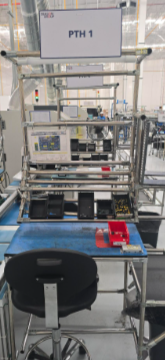
#> input picture docs/station/pth_station_original.png, 165 x 360 px
$ python render_station_sketch.py
#> lines starting #> are read from the running program, lines starting #| are printed output that depends on the picture
"""Render the PTH station AOI-retrofit annotation overlay.

Loads docs/station/pth_station_original.png (165x360, low-res — all geometry
below is in ORIGINAL pixel coordinates, using the relative positions described
for the photo) and draws the retrofit layout on top:

  1. overhead camera on a new lean-tube crossbar + field-of-view cone
  2. board jig with fiducials on the ESD mat
  3. two angled LED bar lights on the rack uprights
  4. mini PC (no GPU) on the right side, under the table
  5. operator monitor at eye level, upper-left
  6. capture trigger button on the table front edge
  7. camera-to-board working-distance dimension arrow (~40–60 cm)

Regenerate:  python scripts/render_station_sketch.py
Output:      docs/station/pth_station_modification.png
"""

from __future__ import annotations

import sys
from pathlib import Path

sys.path.insert(0, str(Path(sys.executable).parent.parent.parent))

import matplotlib.pyplot as plt
from matplotlib.patches import Circle, FancyArrowPatch, Polygon, Rectangle
from PIL import Image

from daimon_runtime import setup_plot

setup_plot()
#> (this line was passed over: daimon_runtime is not available in this run)

ROOT = Path(__file__).resolve().parent.parent
SRC = ROOT / "docs" / "station" / "pth_station_original.png"
OUT = ROOT / "docs" / "station" / "pth_station_modification.png"

# Original photo: 165 x 360 px. Reference zones (fraction of height):
#   "PTH 1" sign ~2–16% | shelves/bins ~30–55% | work surface ~55–65%
#   blue ESD mat ~65–85% | ESD chair bottom | neighboring stations at edges
W, H = 165, 360

# Colors (high contrast over the photo)
C_CAMERA = "#facc15"   # yellow
C_LIGHT = "#fb923c"    # orange
C_JIG = "#e879f9"      # magenta
C_PC = "#22d3ee"       # cyan
C_MON = "#a3e635"      # lime
C_TRIG = "#ef4444"     # red
C_DIM = "#f8fafc"      # white-ish


def callout(ax, text, xy_text, xy_target, color, ha="left"):
    """Label box with a leader line to the annotated element."""
    ax.annotate(
        text, xy=xy_target, xytext=xy_text,
        fontsize=8.6, fontweight="bold", color="#111827", ha=ha, va="center",
        bbox=dict(boxstyle="round,pad=0.35", facecolor=color, alpha=0.92,
                  edgecolor="white", linewidth=1.2),
        arrowprops=dict(arrowstyle="-|>", color=color, lw=1.6,
                        mutation_scale=12),
        zorder=8,
    )


def main() -> None:
    photo = Image.open(SRC).convert("RGB")
    # Upscale 4x nearest so the low-res photo stays crisp as a backdrop;
    # annotation coordinates stay in original-pixel space via extent.
    photo_big = photo.resize((W * 4, H * 4), Image.NEAREST)

    fig, ax = plt.subplots(figsize=(9.5, 15.5))
    ax.imshow(photo_big, extent=(0, W, H, 0))  # y axis: top-down like the photo
    ax.set_xlim(-2, W + 2)
    ax.set_ylim(H + 2, -14)
    ax.axis("off")

    # --- 1. Camera crossbar + camera + FOV cone --------------------------------
    crossbar_y = 200  # just above the work-surface zone (~55–65% of height)
    ax.plot([14, 151], [crossbar_y, crossbar_y], color=C_CAMERA, lw=4,
            solid_capstyle="round", zorder=5)
    for jx in (14, 151):  # lean-tube joints on the uprights
        ax.add_patch(Circle((jx, crossbar_y), 3.2, facecolor=C_CAMERA,
                            edgecolor="white", lw=1.2, zorder=6))
    cam_x = W / 2  # ~82
    ax.add_patch(Rectangle((cam_x - 9, crossbar_y - 9), 18, 11,
                           facecolor="#713f12", edgecolor=C_CAMERA, lw=2.2,
                           zorder=6))
    ax.add_patch(Circle((cam_x, crossbar_y - 3), 3.4, facecolor="#111827",
                        edgecolor=C_CAMERA, lw=1.5, zorder=7))
    # FOV cone down to the jig on the mat (mat surface ≈ y 216–250 in the photo;
    # below that the chair occludes the table front edge)
    jig_cx, jig_cy = W / 2, 232
    ax.add_patch(Polygon([(cam_x, crossbar_y + 2),
                          (jig_cx - 30, jig_cy + 8), (jig_cx + 30, jig_cy + 8)],
                         closed=True, facecolor=C_CAMERA, alpha=0.14,
                         edgecolor=C_CAMERA, lw=1.2, ls="--", zorder=4))
    callout(ax, "Camera (manual focus,\nfixed exposure)", (66, 158),
            (cam_x + 9, crossbar_y - 4), C_CAMERA)

    # --- 2. Board jig + fiducials on the blue ESD mat ---------------------------
    ax.add_patch(Rectangle((jig_cx - 27, jig_cy - 10), 54, 20,
                           facecolor="none", edgecolor=C_JIG, lw=2.4, zorder=6))
    for fx in (jig_cx - 30, jig_cx + 30):
        for fy in (jig_cy - 13, jig_cy + 13):
            ax.add_patch(Circle((fx, fy), 1.9, facecolor=C_JIG,
                                edgecolor="white", lw=0.8, zorder=7))
    callout(ax, "Board jig + fiducials\n(fixed position)", (92, 292),
            (jig_cx + 27, jig_cy + 9), C_JIG)

    # --- 3. Two LED bar lights on the uprights, ~45° ----------------------------
    # Left bar
    ax.plot([20, 34], [138, 192], color=C_LIGHT, lw=5, solid_capstyle="round",
            zorder=5)
    # Right bar
    ax.plot([145, 131], [138, 192], color=C_LIGHT, lw=5, solid_capstyle="round",
            zorder=5)
    # light rays toward the work surface
    for (x0, y0, x1, y1) in [(27, 165, 62, 228), (30, 178, 72, 236),
                             (138, 165, 103, 228), (135, 178, 93, 236)]:
        ax.plot([x0, x1], [y0, y1], color=C_LIGHT, lw=0.9, alpha=0.8, zorder=4)
    callout(ax, "LED bar light ×2\ndiffuse, ~45°", (48, 108), (27, 160),
            C_LIGHT)
    ax.annotate("", xy=(136, 165), xytext=(97, 108),
                arrowprops=dict(arrowstyle="-|>", color=C_LIGHT, lw=1.6,
                                mutation_scale=12), zorder=8)

    # --- 4. Mini PC (no GPU), right side under the table ------------------------
    pc_x, pc_y = 138, 316
    ax.add_patch(Rectangle((pc_x, pc_y), 22, 15, facecolor="#164e63",
                           edgecolor=C_PC, lw=2.2, zorder=6))
    ax.plot([pc_x + 3, pc_x + 19], [pc_y + 4, pc_y + 4], color=C_PC, lw=1.2,
            zorder=7)
    callout(ax, "Mini PC — no GPU\n(runs inspection app)", (58, 336),
            (pc_x + 4, pc_y + 10), C_PC)

    # --- 5. Operator monitor at eye level, upper-left ---------------------------
    mon_x, mon_y = 10, 92
    ax.add_patch(Rectangle((mon_x, mon_y), 26, 17, facecolor="#1a2e05",
                           edgecolor=C_MON, lw=2.2, zorder=6))
    ax.add_patch(Rectangle((mon_x + 3, mon_y + 3), 20, 9, facecolor="#22c55e",
                           edgecolor="none", zorder=7))
    ax.plot([mon_x + 13, mon_x + 13], [mon_y + 17, mon_y + 24], color=C_MON,
            lw=2.4, zorder=6)  # mount arm to upright
    callout(ax, "Operator monitor\n(OK/NG verdict)", (44, 66),
            (mon_x + 26, mon_y + 6), C_MON)

    # --- 6. Capture trigger on the table front edge ------------------------------
    trig_x, trig_y = 50, 257
    ax.add_patch(Circle((trig_x, trig_y), 4.2, facecolor=C_TRIG,
                        edgecolor="white", lw=1.2, zorder=7))
    callout(ax, "Capture trigger\n(button / pedal)", (2, 292),
            (trig_x - 2, trig_y + 3), C_TRIG)

    # --- 7. Working-distance dimension arrow (right edge) ------------------------
    dim_x = 159
    ax.add_patch(FancyArrowPatch((dim_x, crossbar_y), (dim_x, jig_cy),
                                 arrowstyle="<|-|>", mutation_scale=11,
                                 color=C_DIM, lw=1.6, zorder=6))
    ax.plot([151, dim_x + 2], [crossbar_y, crossbar_y], color=C_DIM, lw=0.8,
            ls=":", zorder=5)
    ax.plot([jig_cx + 30, dim_x + 2], [jig_cy, jig_cy], color=C_DIM, lw=0.8,
            ls=":", zorder=5)
    ax.text(dim_x + 2.5, (crossbar_y + jig_cy) / 2, "WD\n40–60\ncm",
            rotation=0, fontsize=7.4, color=C_DIM, ha="left", va="center",
            fontweight="bold", zorder=7,
            bbox=dict(facecolor="#111827", alpha=0.65, edgecolor="none",
                      boxstyle="round,pad=0.2"))

    # --- title + legend ------------------------------------------------------------
    fig.suptitle("PTH 1 station — AOI retrofit layout",
                 fontsize=15, fontweight="bold", color="#111827", y=0.985)
    legend = [
        (C_CAMERA, "Camera + crossbar + FOV"),
        (C_LIGHT, "LED bar lights ×2, ~45°"),
        (C_JIG, "Board jig + fiducials"),
        (C_PC, "Mini PC (no GPU)"),
        (C_MON, "Operator monitor"),
        (C_TRIG, "Capture trigger"),
    ]
    lx, ly = 0.03, 0.035
    for i, (color, label) in enumerate(legend):
        col = i % 2
        row = i // 2
        fig.patches.append(Rectangle((lx + col * 0.30, ly - row * 0.024),
                                     0.018, 0.012, transform=fig.transFigure,
                                     facecolor=color, edgecolor="#111827"))
        fig.text(lx + col * 0.30 + 0.024, ly - row * 0.024 + 0.006, label,
                 fontsize=9, va="center", color="#111827")

    OUT.parent.mkdir(parents=True, exist_ok=True)
    fig.savefig(OUT, bbox_inches="tight", dpi=160, facecolor="white")
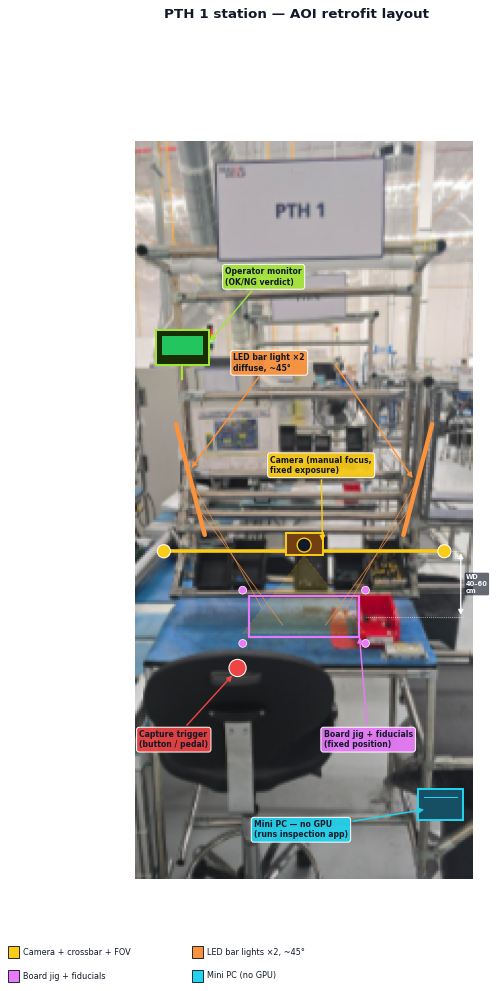
#> figure drawn by matplotlib, 1 panel
    plt.close(fig)
    print(f"written: {OUT}")


if __name__ == "__main__":
    main()
